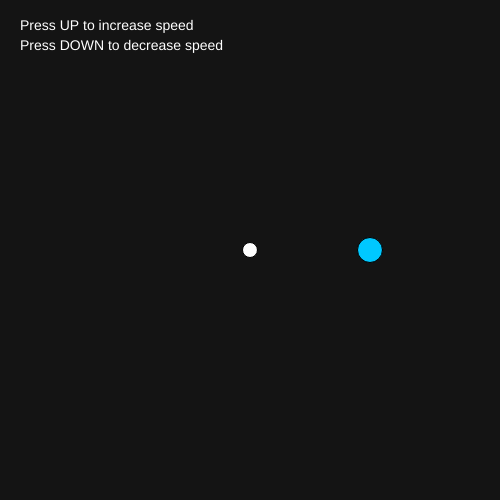
Frame 1 (no input)
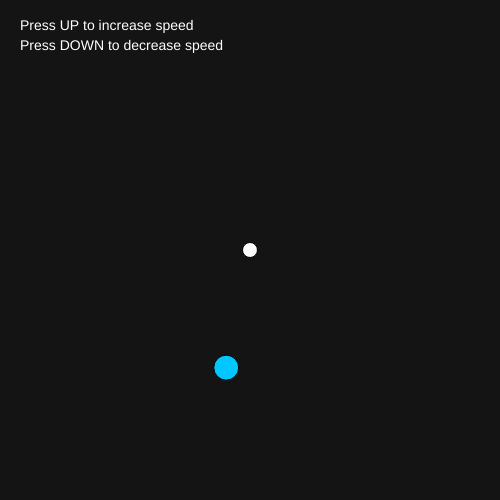
Frame 60 (no input)
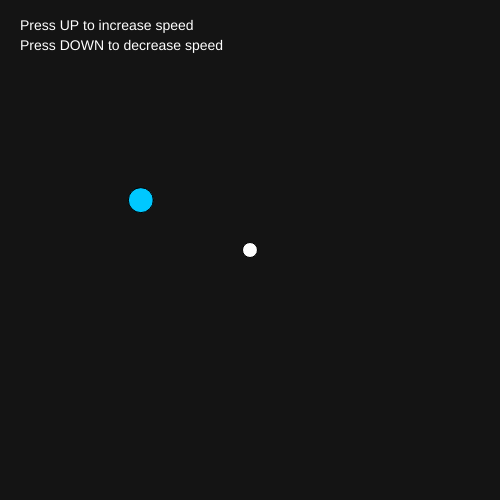
Frame 120 (the mouse pressed at the canvas centre since frame 60)

The p5.js sketch that drew these frames (run headless with seeded random() and noise() and a simulated clock; from frame 60 on, the mouse is pressed at the canvas centre):

// p5.js sketch
// ── sketch.js
let angle = 0;
let radius = 120;
let speed = 0.03;

function setup() {
    createCanvas(500, 500);
}

function draw() {
    background(20);

    //center of the canvas
    let centerX = width / 2;
    let centerY = height / 2;

    // the dot's position
    let x = centerX + cos(angle) * radius;
    let y = centerY + sin(angle) * radius;

    //center point
    fill(255);
    circle(centerX, centerY, 15);

    //orbiting dot
    fill(0, 200, 255);
    circle(x, y, 25);

    //updating the angle
    angle = angle + speed;

    //instructions
    fill(255);
    textSize(14);
    text("Press UP to increase speed", 20, 30);
    text("Press DOWN to decrease speed", 20, 50);
}

// Keyboard controls
function keyPressed() {
    if (keyCode === UP_ARROW) {
        speed = speed + 0.01;
    }

    if (keyCode === DOWN_ARROW) {
        speed = speed - 0.01;

        if (speed < 0) {
            speed = 0;
        }
    }
}
